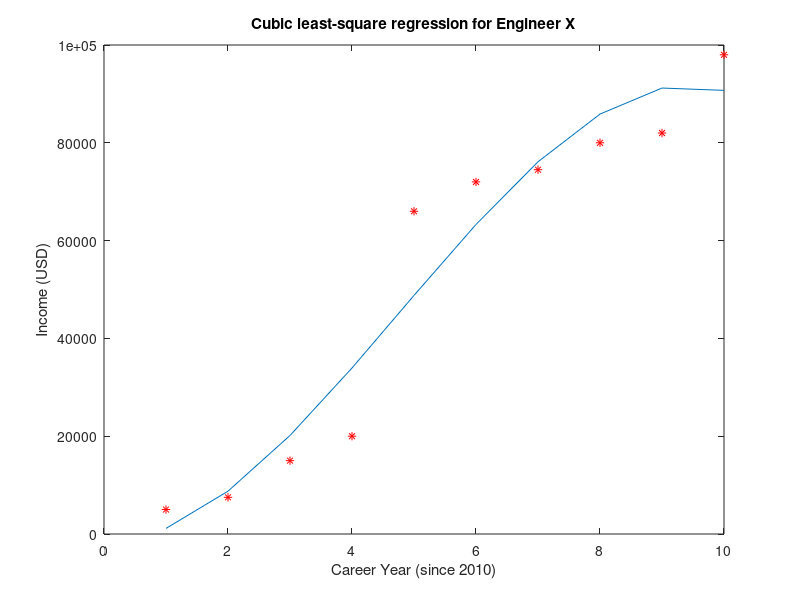

The MATLAB source for this figure:
% Load data
careerYear = [1 2 3 4 5 6 7 8 9 10]';
incomeUSD = [5000 7500 15000 20000 66000 72000 74500 80000 82000 98000]';

% Create graph
plot(careerYear, incomeUSD, 'r*')
title('Cubic least-square regression for Engineer X')
ylabel('Income (USD)')
xlabel('Career Year (since 2010)')

% Generate the coefficients of the least squares fit
[p, S, mu] = polyfit(careerYear, incomeUSD, 3);

% Plot the least squares fit
f = polyval(p, careerYear, S, mu);
hold on
plot(careerYear, f)
hold off

% Display best fit curve formula
s = sprintf('y = (%.1f) x^3 + (%.1f) x^2 + (%.1f) x + (%.1f)',p(1),p(2),p(3),p(4));
disp('Formula: ')
disp(s)

% Calculate the estimate income at 15 years
prediction = (p(1)*15^3) + (p(2)*15^2) + (p(3)*15) + p(4);
disp('Prediction at 15 years: ');
disp(prediction);

